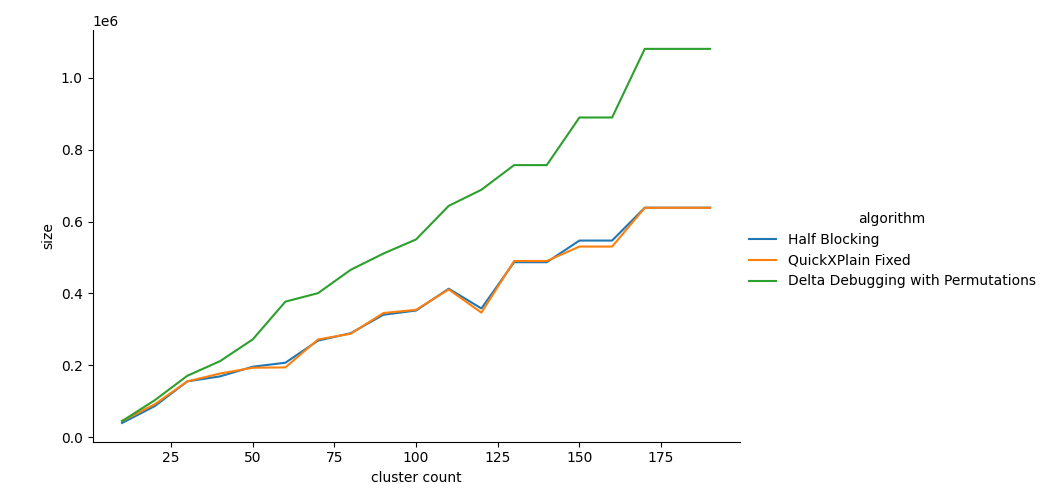

Python code for this plot:
import matplotlib.pyplot as plt
import numpy as np
import pandas as pd
import seaborn as sns





block = [(10, 39945, 96), (20, 86835, 185), (30, 155709, 294), (40, 169557, 341), (50, 196402, 374), (60, 207529, 365), (70, 268917, 517), (80, 289614, 540), (90, 340873, 636), (100, 352541, 648), (110, 413249, 741), (120, 358366, 618), (130, 486888, 863), (140, 486888, 863), (150, 547083, 917), (160, 547083, 917), (170, 638503, 1066), (180, 638503, 1066), (190, 638503, 1066)]
quickXPlain = [(10, 45331, 96), (20, 91991, 185), (30, 155701, 294), (40, 177485, 341), (50, 193541, 374), (60, 194533, 365), (70, 272150, 517), (80, 288061, 540), (90, 345631, 636), (100, 354602, 648), (110, 411154, 741), (120, 346780, 618), (130, 490235, 863), (140, 490235, 863), (150, 530362, 917), (160, 530362, 917), (170, 638151, 1066), (180, 638151, 1066), (190, 638151, 1066)]
deltaDebug_permutation = [(10, 45182, 194), (20, 103176, 363), (30, 171331, 514), (40, 211886, 629), (50, 272256, 738), (60, 377284, 903), (70, 400958, 974), (80, 465836, 1090), (90, 510928, 1162), (100, 550203, 1229), (110, 643560, 1352), (120, 688300, 1389), (130, 756801, 1496), (140, 756801, 1496), (150, 889130, 1674), (160, 889130, 1674), (170, 1079868, 1898), (180, 1079868, 1898), (190, 1079868, 1898)]

example_data = []
for k,v in {'Half Blocking': block, 'QuickXPlain Fixed': quickXPlain, 'Delta Debugging with Permutations': deltaDebug_permutation}.items():
    example_data.extend({'cluster count': pos, 'size': total, 'oracle invocations': its, 'algorithm': k} for i, (pos, total, its) in enumerate(v))

frame = pd.DataFrame(example_data, columns=['cluster count','size', 'oracle invocations', 'algorithm'])
sns.relplot(x='cluster count', y='size', data=frame, kind='line', height=5, aspect=1.5, hue='algorithm')
plt.savefig('plot_graphs_density_1000.png')
